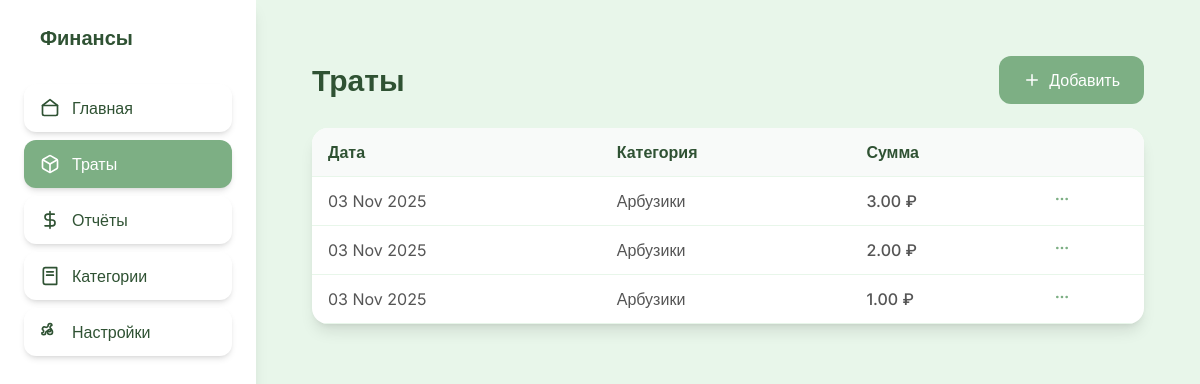
The app's page /expenses/ (signed in) with its own data.
### app/models.py (models this page shows, shortened)
class Expense(models.Model):
    user = models.ForeignKey(User, on_delete=models.CASCADE)
    category = models.ForeignKey(
        Category, null=True, blank=True, on_delete=models.CASCADE
    )
    amount = models.DecimalField(max_digits=20, decimal_places=2)
    description = models.CharField(max_length=255, blank=True)
    date = models.DateField()
    class Meta:
        ordering = ["-date"]

class Category(models.Model):
    name = models.CharField(max_length=100, unique=True)
    icon = models.CharField(max_length=50, default="tag")
    user = models.ForeignKey(User, on_delete=models.CASCADE)
    class Meta:
        unique_together = ("user", "name")

### app/views.py (the view, shortened to what this page needs)
# urls.py: path("expenses/", views.expenses, name="expenses"),
@login_required
def expenses(request):
    expenses = (
        Expense.objects.filter(user=request.user)
        .select_related("category")
        .order_by("-date", "-id")
    )  # Сначала по дате, потом по ID
    categories = Category.objects.filter(user=request.user)
    today = timezone.now().date()
    context = {
        "expenses": expenses,
        "categories": categories,
        "today": today,
    }
    return render(request, "app/expenses.html", context)

### app/templates/app/expenses.html (shortened to what this page needs)
{% extends 'app/base.html' %}
{% block content %}
<div class="p-4 md:p-6 bg-[#E8F6EA] min-h-screen">
    <div class="flex flex-col sm:flex-row justify-between items-start sm:items-center gap-4 mb-6">
        <h1 class="text-2xl md:text-3xl font-bold text-[#2F5233]">Траты</h1>
        <button
            onclick="openAddExpenseModal()"
            class="bg-[#7DAF84] text-white py-2 px-4 md:py-3 md:px-6 rounded-xl hover:bg-[#6A9A70] transition duration-200 flex items-center gap-2 text-sm md:text-base">
            <svg xmlns="http://www.w3.org/2000/svg" width="18" height="18" viewBox="0 0 24 24" fill="none" stroke="currentColor" stroke-width="2" stroke-linecap="round" stroke-linejoin="round">
                <path d="M12 5v14"/><path d="M5 12h14"/>
            </svg>
            Добавить
        </button>
    </div>
    <div class="bg-white rounded-2xl shadow-lg overflow-hidden">
        <div class="overflow-x-auto">
            <table class="min-w-full">
                <thead class="bg-[#F8FAF9] border-b border-[#E8F6EA]">
                    <tr class="text-left text-[#2F5233]">
                        <th class="py-3 px-4 font-semibold text-sm md:text-base">Дата</th>
                        <th class="py-3 px-4 font-semibold text-sm md:text-base">Категория</th>
                        <th class="py-3 px-4 font-semibold text-sm md:text-base">Сумма</th>
                        <th class="py-3 px-4 font-semibold text-sm md:text-base"></th>
                    </tr>
                </thead>
                <tbody id="expensesTableBody">
                    {% for expense in expenses %}
                    <tr class="border-b border-[#E8F6EA] hover:bg-[#F8FAF9] transition" data-expense-id="{{ expense.id }}">
                        <td class="py-3 px-4 text-[#555] text-sm md:text-base">{{ expense.date|date:"d M Y" }}</td>
                        <td class="py-3 px-4 text-[#555] text-sm md:text-base">{{ expense.category.name }}</td>
                        <td class="py-3 px-4 text-[#555] font-medium text-sm md:text-base">{{ expense.amount|floatformat:2 }} ₽</td>
                        <td class="py-3 px-4 relative">
                            <button
                                onclick="toggleDropdown(event, {{ expense.id }})"
                                class="text-[#7DAF84] hover:text-[#6A9A70] focus:outline-none">
                                <svg xmlns="http://www.w3.org/2000/svg" width="16" height="16" viewBox="0 0 24 24" fill="none" stroke="currentColor" stroke-width="2" stroke-linecap="round" stroke-linejoin="round">
                                    <circle cx="12" cy="12" r="1"/><circle cx="19" cy="12" r="1"/><circle cx="5" cy="12" r="1"/>
                                </svg>
                            </button>
                        </td>
                    </tr>
                    {% empty %}
                    <tr>
                        <td colspan="4" class="py-8 text-center text-[#999] text-sm md:text-base">
                            Пока нет трат. Добавьте первую!
                        </td>
                    </tr>
                    {% endfor %}
                </tbody>
            </table>
        </div>
    </div>
</div>
{% endblock %}

### app/templates/app/base.html (style rules this page uses)
body { font-family: 'Inter', sans-serif; background-color: #E8F6EA; }

### records on screen
Expense: date "03 Nov 2025", category.name "Арбузики", amount "3.00"
Expense: date "03 Nov 2025", category.name "Арбузики", amount "2.00"
Expense: date "03 Nov 2025", category.name "Арбузики", amount "1.00"
